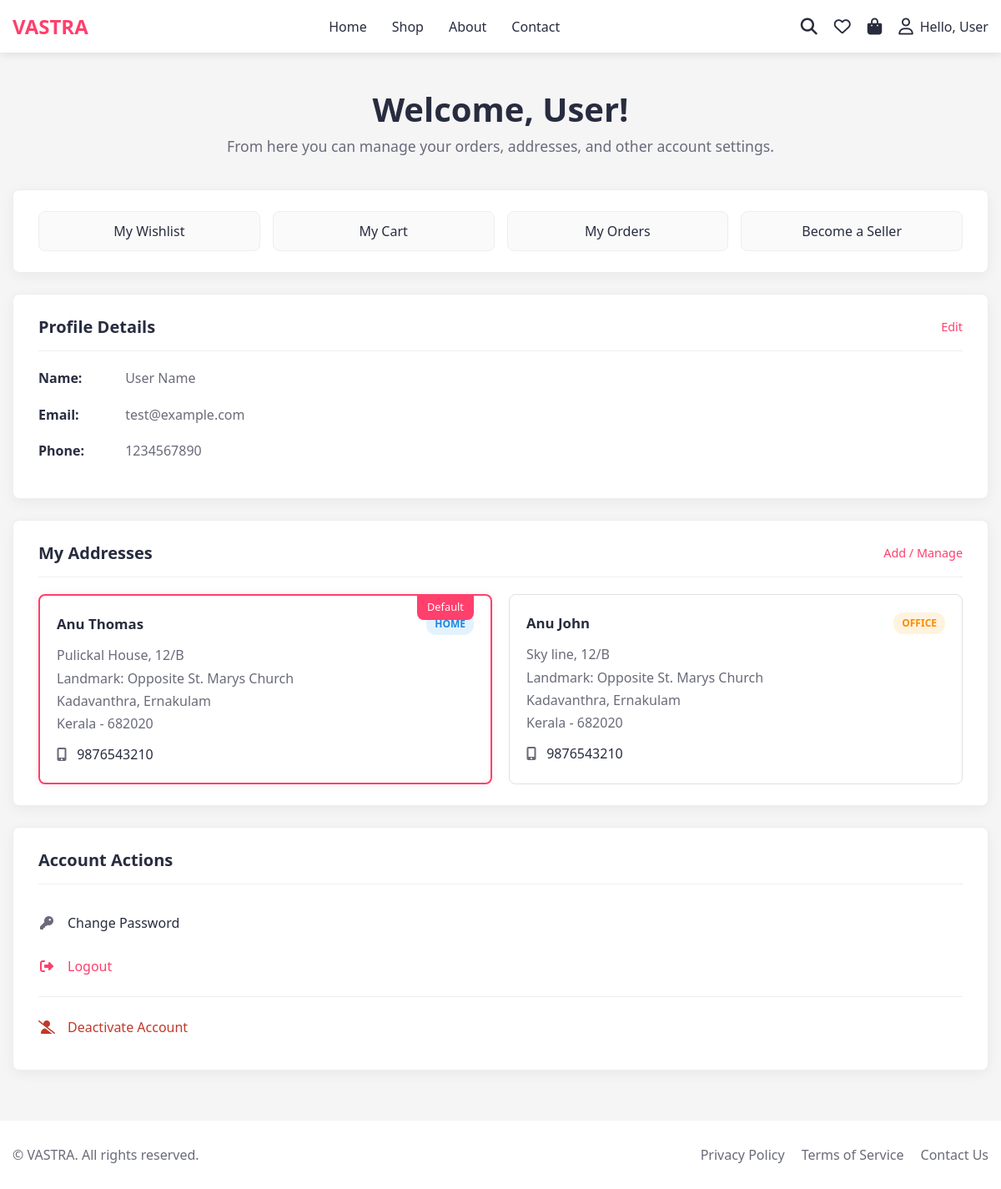
The app's page /dashboard.php (signed in) with its own data.
### tables this page shows
CREATE TABLE `users` (
  `user_id` int(11) NOT NULL,
  `fname` varchar(50) NOT NULL,
  `lname` varchar(50) NOT NULL,
  `email` varchar(50) NOT NULL,
  `phone` varchar(10) NOT NULL
);

CREATE TABLE `addresses` (
  `address_id` int(11) NOT NULL,
  `user_id` int(11) NOT NULL,
  `recipient_fname` varchar(100) NOT NULL COMMENT 'First name of the recipient',
  `recipient_lname` varchar(100) NOT NULL COMMENT 'Last name of the recipient',
  `mobile_number` varchar(15) NOT NULL,
  `house_address` varchar(255) NOT NULL COMMENT 'House Name, House Number, Building Name',
  `landmark` varchar(255) DEFAULT NULL COMMENT 'Optional: e.g., Near Post Office',
  `locality_or_town` varchar(255) NOT NULL COMMENT 'e.g., Thampanoor, Edappally',
  `district` varchar(100) NOT NULL COMMENT 'e.g., Thiruvananthapuram, Ernakulam, Kozhikode',
  `pincode` varchar(6) NOT NULL,
  `state` varchar(100) NOT NULL DEFAULT 'Kerala',
  `address_type` enum('Home','Office') NOT NULL DEFAULT 'Home',
  `is_default` tinyint(1) NOT NULL DEFAULT 0 COMMENT '1 for the primary address, 0 for others'
);

### dashboard.php (the view, shortened to what this page needs)
<?php
include "config.php";
$user_id = $_SESSION['user_id'];
$user_firstname = '';
$user_email = '';
$user_phone = '';
$user_type = '';
$sql_user = "SELECT u.fname, CONCAT(fname, ' ', lname) full_name, u.email, u.phone, l.role
             FROM users u
             JOIN login l ON u.user_id = l.user_id
             WHERE u.user_id = ?";
if ($stmt_user = mysqli_prepare($conn, $sql_user)) {
    mysqli_stmt_bind_param($stmt_user, "i", $user_id);
    mysqli_stmt_execute($stmt_user);
    $result_user = mysqli_stmt_get_result($stmt_user);
    if ($user_row = mysqli_fetch_assoc($result_user)) {
        $user_firstname = $user_row['fname'];
        $user_fullname = $user_row['full_name'];
        $user_email = $user_row['email'];
        $user_phone = $user_row['phone'];
        $user_type = $user_row['role'];
    }
}
$user_addresses = [];
$sql_addresses = "SELECT recipient_fname, recipient_lname, mobile_number, house_address, landmark, locality_or_town, district, pincode, state, address_type, is_default
                  FROM addresses
                  WHERE user_id = ?
                  ORDER BY is_default DESC, address_id ASC";
if ($stmt_addresses = mysqli_prepare($conn, $sql_addresses)) {
    mysqli_stmt_bind_param($stmt_addresses, "i", $user_id);
    mysqli_stmt_execute($stmt_addresses);
    $result_addresses = mysqli_stmt_get_result($stmt_addresses);
    while ($address_row = mysqli_fetch_assoc($result_addresses)) {
        $user_addresses[] = $address_row;
    }
}
$has_pending_request = false;
?>
<!DOCTYPE html>
<html lang="en">
<head>
    <link rel="stylesheet" href="https://cdnjs.cloudflare.com/ajax/libs/font-awesome/6.4.0/css/all.min.css">
    <link rel="stylesheet" href="index.css">
</head>
<body>
    <nav class="navbar">
        <div class="container nav-container">
            <a href="index.php" class="logo">VASTRA</a>
            <div class="nav-icons">
                <a href="search.php" title="Search"><i class="fas fa-search"></i></a>
                <a href="wishlist.php" title="Wishlist"><i class="far fa-heart"></i></a>
                <a href="cart.php" title="Shopping Cart"><i class="fas fa-shopping-bag"></i></a>
                <div class="profile-card-container">
                    <a href="#" id="user-icon-btn"><i class="far fa-user"></i></a>
                    <span id="user-greeting" class="user-greeting-text">Hello, <?php echo htmlspecialchars($user_firstname); ?></span>
                </div>
            </div>
        </div>
    </nav>
    <main class="container dashboard-container">
        <header class="dashboard-header">
            <h1>Welcome, <?php echo htmlspecialchars($user_firstname); ?>!</h1>
            <p>From here you can manage your orders, addresses, and other account settings.</p>
        </header>
        <div class="dashboard-grid">
            <div class="dashboard-card">
                <div class="quick-actions-grid">
                    <a href="wishlist.php" class="quick-action-btn">My Wishlist</a>
                    <a href="cart.php" class="quick-action-btn">My Cart</a>
                    <a href="myorders.php" class="quick-action-btn">My Orders</a>
                    <?php if ($user_type === 'buyer'): ?>
                        <?php if ($has_pending_request): ?>
                            <span class="quick-action-btn disabled" title="Your application is under review.">
                                Application Pending
                            </span>
                        <?php else: ?>
                            <a href="dashboard/become-seller.php" class="quick-action-btn">Become a Seller</a>
                        <?php endif; ?>
                    <?php endif; ?>
                </div>
            </div>
            <div class="dashboard-card">
                <div class="dashboard-card-header">
                    <h2>Profile Details</h2>
                    <a href="dashboard/edit-profile.php" class="btn-manage">Edit</a>
                </div>
                <div class="profile-details">
                    <p><strong>Name:</strong> <?php echo htmlspecialchars($user_fullname); ?></p>
                    <p><strong>Email:</strong> <?php echo htmlspecialchars($user_email); ?></p>
                    <p><strong>Phone:</strong> <?php echo !empty($user_phone) ? htmlspecialchars($user_phone) : '<span style="color: #999;">Not Provided</span>'; ?></p>
                </div>
            </div>
            <div class="dashboard-card">
                 <div class="dashboard-card-header">
                    <h2>My Addresses</h2>
                    <a href="dashboard/manage-addresses.php" class="btn-manage">Add / Manage</a>
                </div>
                <div class="address-list-container">
                    <?php if (!empty($user_addresses)): ?>
                        <?php foreach ($user_addresses as $address): ?>
                            <div class="address-item <?php if ($address['is_default']) echo 'is-default-address'; ?>">
                                <?php if ($address['is_default']) echo '<div class="default-badge">Default</div>'; ?>
                                <div class="address-header">
                                    <p class="recipient-name"><?php echo htmlspecialchars($address['recipient_fname'] . ' ' . $address['recipient_lname']); ?></p>
                                    <span class="address-type-label <?php echo strtolower($address['address_type']); ?>"><?php echo htmlspecialchars($address['address_type']); ?></span>
                                </div>
                                <div class="address-body">
                                    <span class="address-line"><?php echo htmlspecialchars($address['house_address']); ?></span>
                                    <?php if (!empty($address['landmark'])): ?><span class="address-line">Landmark: <?php echo htmlspecialchars($address['landmark']); ?></span><?php endif; ?>
                                    <span class="address-line"><?php echo htmlspecialchars($address['locality_or_town']); ?>, <?php echo htmlspecialchars($address['district']); ?></span>
                                    <span class="address-line"><?php echo htmlspecialchars($address['state']); ?> - <?php echo htmlspecialchars($address['pincode']); ?></span>
                                    <p class="address-phone"><i class="fas fa-mobile-alt"></i> <?php echo htmlspecialchars($address['mobile_number']); ?></p>
                                </div>
                            </div>
                        <?php endforeach; ?>
                    <?php endif; ?>
                </div>
            </div>
            <div class="dashboard-card">
                 <div class="dashboard-card-header">
                    <h2>Account Actions</h2>
                </div>
                <div class="action-links">
                    <a href="dashboard/change-password.php"><i class="fas fa-key fa-fw"></i> Change Password</a>
                    <a href="logout.php" class="logout-link"><i class="fas fa-sign-out-alt fa-fw"></i> Logout</a>
                    <div class="action-separator"></div>
                    <a href="dashboard/deactivate.php" class="deactivate-link">
                        <i class="fas fa-user-slash fa-fw"></i>
                        Deactivate Account
                    </a>
                </div>
            </div>
        </div>
    </main>
</body>
</html>

### index.css (style rules this page uses)
:root { --primary: #ff3f6c; --primary-dark: #e6395a; --primary-rgb: 255, 63, 108; --secondary: #282c3f; --light-gray: #f5f5f6; --dark-gray: #696b79; --white: #ffffff; --black: #000000; --error: #c0392b; }
* { margin: 0; padding: 0; box-sizing: border-box; font-family: 'Segoe UI', Tahoma, Geneva, Verdana, sans-serif; }
body { background-color: #fafafa; color: var(--secondary); }
.container { width: 100%; max-width: 1200px; margin: 0 auto; padding: 0 15px; }
.navbar { background-color: var(--white); box-shadow: 0 2px 10px rgba(0, 0, 0, 0.1); position: sticky; top: 0; z-index: 100; padding: 15px 0; }
.nav-container { display: flex; justify-content: space-between; align-items: center; }
.logo { font-size: 24px; font-weight: 700; color: var(--primary); text-decoration: none; }
.nav-links { display: flex; gap: 30px; }
.nav-links a { text-decoration: none; color: var(--secondary); font-weight: 500; transition: color 0.3s; }
.nav-icons { display: flex; align-items: center; gap: 20px; }
.nav-icons a { color: var(--secondary); font-size: 20px; transition: color 0.3s; }
footer { background-color: var(--white); padding: 30px 0; margin-top: auto; }
.footer-content { display: flex; flex-direction: column; align-items: center; }
@media (min-width: 768px) { .footer-content { flex-direction: row; justify-content: space-between; align-items: center; } }
.copyright { color: var(--dark-gray); margin-bottom: 15px; }
@media (min-width: 768px) { .copyright { margin-bottom: 0; } }
.footer-links { display: flex; gap: 20px; }
.footer-links a { color: var(--dark-gray); text-decoration: none; transition: color 0.3s; }
.profile-card-container { position: relative; display: flex; align-items: center; }
.user-greeting-text { color: var(--secondary); font-size: 16px; font-weight: 500; margin-left: 8px; white-space: nowrap; cursor: pointer; transition: color 0.3s; }

### records on screen
addresses: is_default "Default", recipient_fname+recipient_lname "Anu Thomas", address_type "HOME", house_address "Pulickal House, 12/B", landmark "Opposite St. Marys Church", locality_or_town "Kadavanthra", district "Ernakulam", state "Kerala", pincode "682020", mobile_number "9876543210"
addresses: recipient_fname+recipient_lname "Anu John", address_type "OFFICE", house_address "Sky line, 12/B", landmark "Opposite St. Marys Church", locality_or_town "Kadavanthra", district "Ernakulam", state "Kerala", pincode "682020", mobile_number "9876543210"

### other values on screen
$user_firstname "User"
$user_fullname "User Name"
$user_email "test@example.com"
$user_phone "1234567890"
